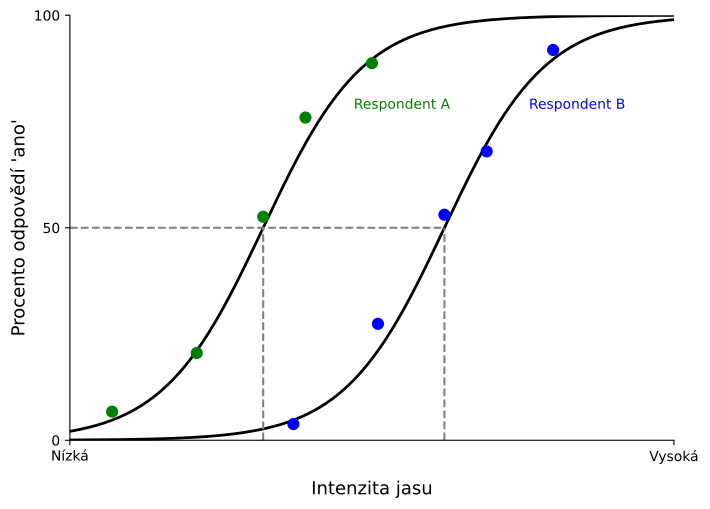

The Python source for this figure:
import numpy as np
import matplotlib.pyplot as plt

# aby byl výstup vždy stejný
np.random.seed(42)

def sigmoid(x, x0, k):
    return 100 / (1 + np.exp(-k * (x - x0)))

x = np.linspace(0, 10, 400)

x0_A = 3.2
x0_B = 6.2
k = 1.2

y_A = sigmoid(x, x0_A, k)
y_B = sigmoid(x, x0_B, k)

# Body obou respondentů na velmi podobných relativních pozicích vůči jejich prahu
relative_positions = np.array([-2.5, -1.1, 0.0, 0.7, 1.8])

x_A_points = x0_A + relative_positions
x_B_points = x0_B + relative_positions

# Jemný šum
noise_A = np.random.normal(0, 4, size=len(x_A_points))
noise_B = np.random.normal(0, 4, size=len(x_B_points))

y_A_points = sigmoid(x_A_points, x0_A, k) + noise_A
y_B_points = sigmoid(x_B_points, x0_B, k) + noise_B

# Ořez na 0–100 %
y_A_points = np.clip(y_A_points, 0, 100)
y_B_points = np.clip(y_B_points, 0, 100)

fig, ax = plt.subplots(figsize=(7.2, 5.2))

# Křivky
ax.plot(x, y_A, color="black", linewidth=2)
ax.plot(x, y_B, color="black", linewidth=2)

# Body
ax.scatter(x_A_points, y_A_points, s=60, color="green", zorder=3)
ax.scatter(x_B_points, y_B_points, s=60, color="blue", zorder=3)

# Referenční čáry
ax.hlines(50, 0, x0_B, linestyles="dashed", color="grey")
ax.vlines(x0_A, 0, 50, linestyles="dashed", color="grey")
ax.vlines(x0_B, 0, 50, linestyles="dashed", color="grey")

# Popisky
ax.text(4.7, 78, "Respondent A", fontsize=10, color="green")
ax.text(7.6, 78, "Respondent B", fontsize=10, color="blue")

# Osy
ax.set_xlim(0, 10)
ax.set_ylim(0, 100)

ax.set_xlabel("Intenzita jasu", fontsize=13, labelpad=12)
ax.set_ylabel("Procento odpovědí 'ano'", fontsize=13)

# Tick značky
ax.set_xticks([0, 10])
ax.set_xticklabels(["Nízká", "Vysoká"])

ax.set_yticks([0, 50, 100])
ax.set_yticklabels(["0", "50", "100"])


plt.tight_layout()
plt.savefig("response_criterion.pdf", dpi=300, bbox_inches="tight")
plt.show()
